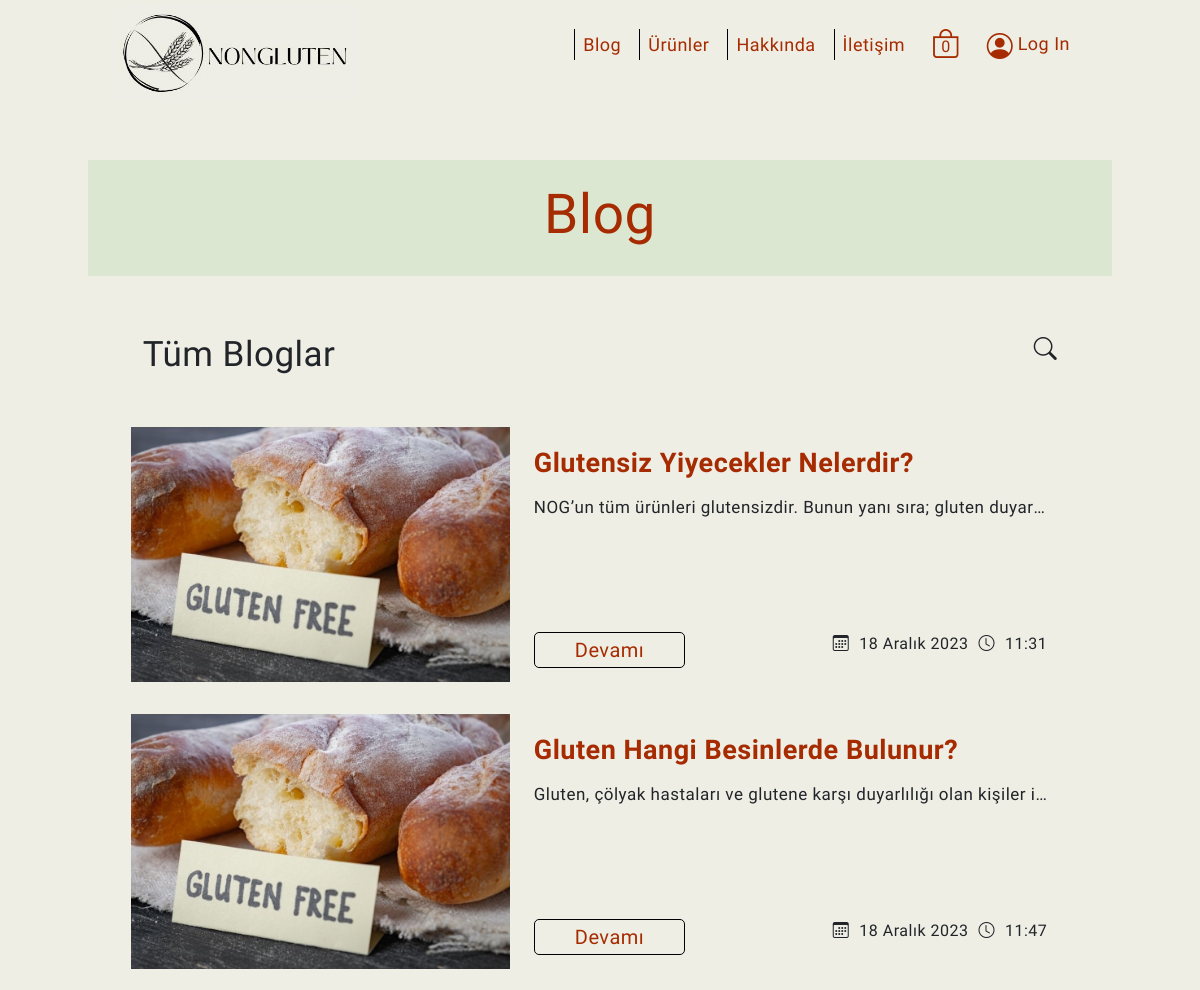
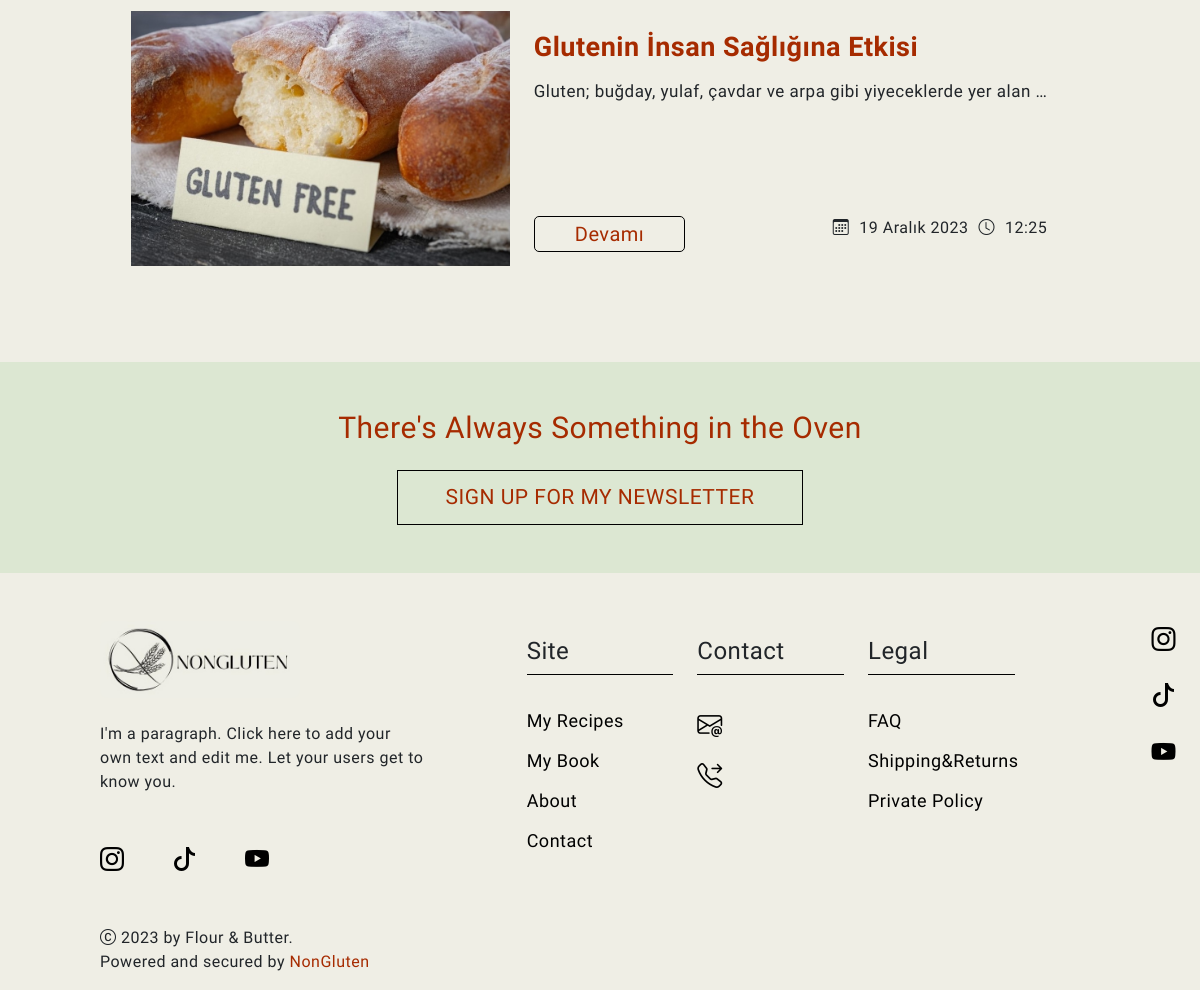
Screenshot of /blog/ with the database file from the repository (2 pictures, top to bottom).
### nonapp/models.py (models this page shows, shortened)
class Bloglar(models.Model):
    isim=models.CharField(max_length=200,verbose_name='Blog Başlığı')
    aciklama=models.TextField(max_length=1500,verbose_name='Blog Açıklaması')
    resim=models.FileField(upload_to='bloglar',verbose_name='Blog Resmi',null=True,blank=True)
    tarih=models.DateField(auto_now_add=True)
    saat=models.TimeField(auto_now_add=True)
    slug=models.SlugField(null=False,blank=True,unique=True,editable=False)

### nonapp/views.py (the view)
# urls.py: path('blog/',blog,name='blog'),
def blog(request):
    bloglar=Bloglar.objects.all()
    search=''
    if request.GET.get('search'):
        search=request.GET.get('search')
        bloglar=Bloglar.objects.filter(isim__icontains=search)
        if not bloglar:
            messages.warning(request,'Aradığınız Blog Bulunamadı!')
    context={
        'bloglar':bloglar
    }
    return render(request,'blog.html',context)

### templates/blog.html (shortened to what this page needs)
{% extends "index.html" %}
{% load static %}
    {% block content %}
    <section class="recipes">
        <div class="container">
            <div class="row recipes-baslik">
                <h1>Blog</h1>
            </div>
        </div>
        <div class="container recipes-section">
            <div class="row recipes-section-row">
                <div class="col-11">
                    <nav class="recipes-navbar">
                        <div class="row recipes-navbar-row">
                            <div class="col-md-4 recipes-navbar-col">
                                <div class="recipes-navbar-menu">
                                    <h4>Tüm Bloglar</h4>
                                </div>
                            </div>
                            <div class="col-md-6 recipes-navbar-right">
                                <div class="recipes-navbar-search">
                                    <div class="searchNow">
                                        <span class="searchNow-icon">
                                            <i class="bi bi-search"></i>
                                        </span>
                                    </div>
                                </div>
                            </div>
                        </div>
                    </nav>
                    <article class="recipes-article">
                        {% for i in bloglar %}
                        <div class="row recipes-article-card">
                            <div class="col-lg-5 recipes-article-img">
                                <img src="{{i.resim.url}}" alt="">
                            </div>
                            <div class="col-lg-7 recipes-article-col">
                                <div class="recipes-article-text">
                                    <div class="recipes-article-baslik">
                                        <h4>{{i.isim}}</h4>
                                        <div class="recipes-article-aciklama mt-3">
                                            <p>{{i.aciklama}}</p>
                                        </div>
                                    </div>
                                    <div class="recipes-article-altInfo">
                                        <div class="recipes-info-btn">
                                            <button>
                                                <a href="{% url 'blogDetay' i.slug %}">Devamı</a>
                                            </button>
                                        </div>
                                        <div class="recipes-date">
                                            <ul class="recipes-date-list">
                                                <li><i class="bi bi-calendar3"></i></li>
                                                <li>{{i.tarih}}</li>
                                                <li><i class="bi bi-clock"></i></li>
                                                <li>{{i.saat}}</li>
                                            </ul>
                                        </div>
                                    </div>
                                </div>
                            </div>
                        </div>
                        {% endfor %}
                    </article>
                </div>
            </div>
        </div>
    </section>
    {% endblock content %}

### static/css/style.css (style rules this page uses)
* { margin: 0; padding: 0; box-sizing: border-box; font-family: 'Inconsolata', monospace; letter-spacing: .5px; }
html { scroll-behavior: smooth; }
body { background-color: #EFEEE5; }
.container { width: 100%; padding-left: 100px; padding-right: 100px; max-width: none; }
:root { --text-color: rgb(166, 43, 0); --background-logo: #EFEEE5; --background1: rgb(220, 231, 210); --background2: rgb(181, 199, 165); --navbar-menu: rgb(74, 1, 5); }
.recipes { margin-top: 10rem; margin-bottom: 6rem; }
.recipes-baslik { text-align: center; background-color: var(--background1); padding: 1.3rem 0; }
.recipes-baslik h1 { font-size: 55px; font-weight: 300; color: var(--text-color); }
.recipes-section { margin-top: 3rem; }
.recipes-section-row { justify-content: center; }
.recipes-navbar-row { justify-content: space-between; }
.recipes-navbar-col { align-self: center; }
.recipes-navbar-menu h4 { font-size: 35px; }
.recipes-navbar-search { position: relative; }
.searchNow { position: absolute; top: 10px; right: 0; cursor: pointer; font-size: 23px; }
.recipes-article { margin-top: 2rem; }
.recipes-article-card { transition: box-shadow .4s; margin-top: 2rem; }
.recipes-article-img { padding-left: 0; }
.recipes-article-img img { width: 100%; }
.recipes-article-baslik h4 { color: var(--text-color); font-size: 27px; font-weight: 900; }
.recipes-article-aciklama p { font-size: 17px; overflow: hidden; text-overflow: ellipsis; white-space: nowrap; }
.recipes-article-text { height: 100%; width: 100%; padding: 20px 10px 10px 0; display: flex; flex-direction: column; justify-content: space-between; }
.recipes-article-altInfo { display: flex; justify-content: space-between; }
.recipes-date-list { display: flex; column-gap: 10px; list-style: none; font-size: 16px; }
.recipes-info-btn button { background: none; border: 1.1px solid black; padding: 2px 40px; border-radius: 5px; transition: background-color .3s; }
.recipes-info-btn a { color: var(--text-color); text-decoration: none; font-size: 20px; }

### rows the page displays
Bloglar: resim (picture), isim "Glutensiz Yiyecekler Nelerdir?", aciklama "NOG’un tüm ürünleri glutensizdir. Bunun yanı sıra; gluten duyar…", tarih "18 Aralık 2023", saat "11:31"
Bloglar: resim (picture), isim "Gluten Hangi Besinlerde Bulunur?", aciklama "Gluten, çölyak hastaları ve glutene karşı duyarlılığı olan kişiler i…", tarih "18 Aralık 2023", saat "11:47"
Bloglar: resim (picture), isim "Glutenin İnsan Sağlığına Etkisi", aciklama "Gluten; buğday, yulaf, çavdar ve arpa gibi yiyeceklerde yer alan…", tarih "19 Aralık 2023", saat "12:25"
